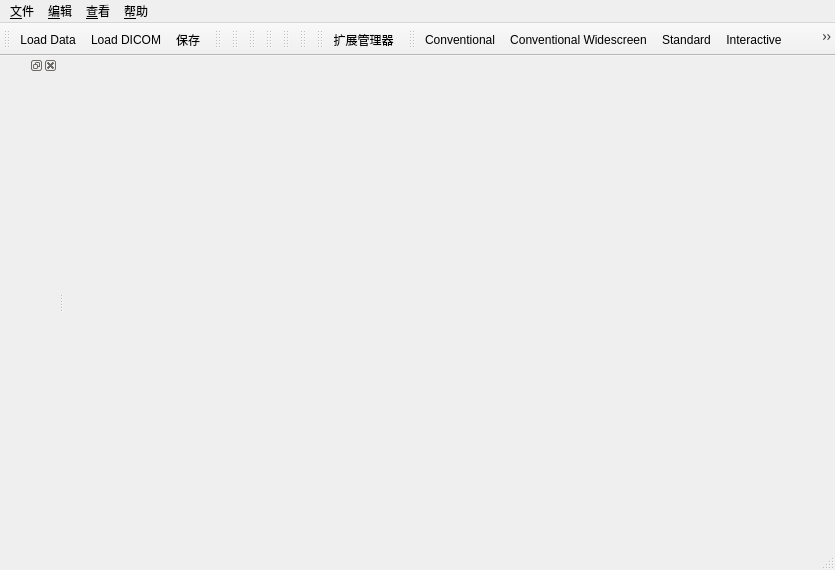
<?xml version="1.0" encoding="UTF-8"?>
<ui version="4.0">
 <class>qSlicerMainWindow</class>
 <widget class="QMainWindow" name="qSlicerMainWindow">
  <property name="geometry">
   <rect>
    <x>0</x>
    <y>0</y>
    <width>835</width>
    <height>570</height>
   </rect>
  </property>
  <widget class="QWidget" name="CentralWidget"/>
  <widget class="QStatusBar" name="StatusBar"/>
  <widget class="QDockWidget" name="PanelDockWidget">
   <property name="features">
    <set>QDockWidget::AllDockWidgetFeatures</set>
   </property>
   <property name="allowedAreas">
    <set>Qt::LeftDockWidgetArea|Qt::RightDockWidgetArea</set>
   </property>
   <attribute name="dockWidgetArea">
    <number>1</number>
   </attribute>
   <widget class="QWidget" name="dockWidgetContents">
    <property name="sizePolicy">
     <sizepolicy hsizetype="Minimum" vsizetype="Preferred">
      <horstretch>0</horstretch>
      <verstretch>0</verstretch>
     </sizepolicy>
    </property>
    <layout class="QVBoxLayout" name="verticalLayout">
     <property name="spacing">
      <number>2</number>
     </property>
     <property name="leftMargin">
      <number>0</number>
     </property>
     <property name="topMargin">
      <number>2</number>
     </property>
     <property name="rightMargin">
      <number>0</number>
     </property>
     <property name="bottomMargin">
      <number>0</number>
     </property>
     <item>
      <widget class="QLabel" name="LogoLabel">
       <property name="alignment">
        <set>Qt::AlignLeading|Qt::AlignLeft|Qt::AlignTop</set>
       </property>
      </widget>
     </item>
     <item>
      <widget class="qSlicerModulePanel" name="ModulePanel" native="true"/>
     </item>
     <item>
      <widget class="ctkCollapsibleButton" name="DataProbeCollapsibleWidget" native="true">
       <property name="sizePolicy">
        <sizepolicy hsizetype="Preferred" vsizetype="Preferred">
         <horstretch>0</horstretch>
         <verstretch>0</verstretch>
        </sizepolicy>
       </property>
       <property name="text" stdset="0">
        <string>Data Probe</string>
       </property>
       <layout class="QHBoxLayout" name="horizontalLayout"/>
      </widget>
     </item>
    </layout>
   </widget>
  </widget>
  <widget class="QToolBar" name="MainToolBar">
   <property name="windowTitle">
    <string>Load/Save</string>
   </property>
   <attribute name="toolBarArea">
    <enum>TopToolBarArea</enum>
   </attribute>
   <attribute name="toolBarBreak">
    <bool>false</bool>
   </attribute>
   <addaction name="FileLoadDataAction"/>
   <addaction name="LoadDICOMAction"/>
   <addaction name="FileSaveSceneAction"/>
  </widget>
  <widget class="QToolBar" name="ModuleToolBar">
   <property name="windowTitle">
    <string>Favorite Modules</string>
   </property>
   <attribute name="toolBarArea">
    <enum>TopToolBarArea</enum>
   </attribute>
   <attribute name="toolBarBreak">
    <bool>false</bool>
   </attribute>
  </widget>
  <widget class="QToolBar" name="UndoRedoToolBar">
   <property name="windowTitle">
    <string>Undo Redo ToolBar</string>
   </property>
   <attribute name="toolBarArea">
    <enum>TopToolBarArea</enum>
   </attribute>
   <attribute name="toolBarBreak">
    <bool>false</bool>
   </attribute>
  </widget>
  <widget class="QToolBar" name="ViewToolBar">
   <property name="windowTitle">
    <string>Layout Selection</string>
   </property>
   <attribute name="toolBarArea">
    <enum>TopToolBarArea</enum>
   </attribute>
   <attribute name="toolBarBreak">
    <bool>false</bool>
   </attribute>
  </widget>
  <widget class="qSlicerMouseModeToolBar" name="MouseModeToolBar">
   <property name="enabled">
    <bool>false</bool>
   </property>
   <property name="windowTitle">
    <string>Mouse Interaction</string>
   </property>
   <attribute name="toolBarArea">
    <enum>TopToolBarArea</enum>
   </attribute>
   <attribute name="toolBarBreak">
    <bool>false</bool>
   </attribute>
  </widget>
  <widget class="qMRMLCaptureToolBar" name="CaptureToolBar">
   <property name="enabled">
    <bool>false</bool>
   </property>
   <property name="windowTitle">
    <string>Capture/Restore</string>
   </property>
   <attribute name="toolBarArea">
    <enum>TopToolBarArea</enum>
   </attribute>
   <attribute name="toolBarBreak">
    <bool>false</bool>
   </attribute>
  </widget>
  <widget class="qSlicerViewersToolBar" name="ViewersToolBar">
   <property name="windowTitle">
    <string>Crosshair Selection</string>
   </property>
   <attribute name="toolBarArea">
    <enum>TopToolBarArea</enum>
   </attribute>
   <attribute name="toolBarBreak">
    <bool>false</bool>
   </attribute>
  </widget>
  <widget class="QToolBar" name="DialogToolBar">
   <property name="windowTitle">
    <string>Extensions</string>
   </property>
   <attribute name="toolBarArea">
    <enum>TopToolBarArea</enum>
   </attribute>
   <attribute name="toolBarBreak">
    <bool>false</bool>
   </attribute>
   <addaction name="ViewExtensionsManagerAction"/>
  </widget>
  <widget class="QToolBar" name="LayoutToolBar">
   <property name="windowTitle">
    <string>Layout ToolBar</string>
   </property>
   <attribute name="toolBarArea">
    <enum>TopToolBarArea</enum>
   </attribute>
   <attribute name="toolBarBreak">
    <bool>false</bool>
   </attribute>
   <addaction name="ViewLayoutConventionalAction"/>
   <addaction name="ViewLayoutConventionalWidescreenAction"/>
   <addaction name="ViewLayoutConventionalQuantitativeAction"/>
   <addaction name="ViewLayoutConventionalPlotAction"/>
   <addaction name="ViewLayoutFourUpAction"/>
   <addaction name="ViewLayoutFourUpQuantitativeAction"/>
   <addaction name="ViewLayoutFourUpPlotAction"/>
   <addaction name="ViewLayoutDual3DAction"/>
   <addaction name="ViewLayoutTriple3DAction"/>
   <addaction name="ViewLayoutOneUp3DAction"/>
   <addaction name="ViewLayout3DTableAction"/>
   <addaction name="ViewLayoutOneUpQuantitativeAction"/>
   <addaction name="ViewLayoutOneUpPlotAction"/>
   <addaction name="ViewLayoutOneUpRedSliceAction"/>
   <addaction name="ViewLayoutOneUpYellowSliceAction"/>
   <addaction name="ViewLayoutOneUpGreenSliceAction"/>
   <addaction name="ViewLayoutTabbed3DAction"/>
   <addaction name="ViewLayoutTabbedSliceAction"/>
   <addaction name="ViewLayoutCompareAction"/>
   <addaction name="ViewLayoutCompareWidescreenAction"/>
   <addaction name="ViewLayoutCompareGridAction"/>
   <addaction name="ViewLayoutThreeOverThreeAction"/>
   <addaction name="ViewLayoutThreeOverThreeQuantitativeAction"/>
   <addaction name="ViewLayoutThreeOverThreePlotAction"/>
   <addaction name="ViewLayoutFourOverFourAction"/>
   <addaction name="ViewLayoutSideBySideAction"/>
   <addaction name="ViewLayoutFourByThreeSliceAction"/>
   <addaction name="ViewLayoutFourByTwoSliceAction"/>
   <addaction name="ViewLayoutFiveByTwoSliceAction"/>
   <addaction name="ViewLayoutThreeByThreeSliceAction"/>
  </widget>
  <widget class="QMenuBar" name="menubar">
   <property name="geometry">
    <rect>
     <x>0</x>
     <y>0</y>
     <width>835</width>
     <height>23</height>
    </rect>
   </property>
   <widget class="QMenu" name="FileMenu">
    <property name="title">
     <string>&amp;文件</string>
    </property>
    <widget class="QMenu" name="RecentlyLoadedMenu">
     <property name="title">
      <string>最近加载</string>
     </property>
    </widget>
    <addaction name="FileAddDataAction"/>
    <addaction name="FileSaveSceneAction"/>
    <addaction name="RecentlyLoadedMenu"/>
    <addaction name="FileCloseSceneAction"/>
    <addaction name="separator"/>
    <addaction name="FileExitAction"/>
    <addaction name="separator"/>
   </widget>
   <widget class="QMenu" name="EditMenu">
    <property name="title">
     <string>&amp;编辑</string>
    </property>
    <addaction name="EditApplicationSettingsAction"/>
    <addaction name="CutAction"/>
    <addaction name="CopyAction"/>
    <addaction name="PasteAction"/>
    <addaction name="separator"/>
    <addaction name="EditRecordMacroAction"/>
    <addaction name="EditPlayMacroAction"/>
   </widget>
   <widget class="QMenu" name="ViewMenu">
    <property name="title">
     <string>&amp;查看</string>
    </property>
    <widget class="QMenu" name="LayoutMenu">
     <property name="title">
      <string>布局</string>
     </property>
     <property name="icon">
      <iconset resource="../../../../Libs/MRML/Widgets/Resources/qMRMLWidgets.qrc">
       <normaloff>:/Icons/LayoutChooseView.png</normaloff>:/Icons/LayoutChooseView.png</iconset>
     </property>
     <widget class="QMenu" name="menuConventionalQuantitative">
      <property name="title">
       <string>Conventional Quantitative</string>
      </property>
      <property name="icon">
       <iconset resource="../../../../Libs/MRML/Widgets/Resources/qMRMLWidgets.qrc">
        <normaloff>:/Icons/LayoutConvetionalQuantitativeView.png</normaloff>:/Icons/LayoutConvetionalQuantitativeView.png</iconset>
      </property>
      <addaction name="ViewLayoutConventionalQuantitativeAction"/>
      <addaction name="ViewLayoutConventionalPlotAction"/>
     </widget>
     <widget class="QMenu" name="menuFourUpQuantitative">
      <property name="title">
       <string>Four-Up Quantitative</string>
      </property>
      <property name="icon">
       <iconset resource="../../../../Libs/MRML/Widgets/Resources/qMRMLWidgets.qrc">
        <normaloff>:/Icons/LayoutFourUpQuantitativeView.png</normaloff>:/Icons/LayoutFourUpQuantitativeView.png</iconset>
      </property>
      <addaction name="ViewLayoutFourUpQuantitativeAction"/>
      <addaction name="ViewLayoutFourUpPlotAction"/>
      <addaction name="ViewLayoutFourUpPlotTableAction"/>
     </widget>
     <widget class="QMenu" name="menuOneUpQuantitative">
      <property name="title">
       <string>One-Up Quantitative</string>
      </property>
      <property name="icon">
       <iconset resource="../../../../Libs/MRML/Widgets/Resources/qMRMLWidgets.qrc">
        <normaloff>:/Icons/LayoutOneUpQuantitativeView.png</normaloff>:/Icons/LayoutOneUpQuantitativeView.png</iconset>
      </property>
      <addaction name="ViewLayoutOneUpQuantitativeAction"/>
      <addaction name="ViewLayoutOneUpPlotAction"/>
     </widget>
     <widget class="QMenu" name="menuThreeOverThreeQuantitative">
      <property name="title">
       <string>Three over three Quantitative</string>
      </property>
      <property name="icon">
       <iconset resource="../../../../Libs/MRML/Widgets/Resources/qMRMLWidgets.qrc">
        <normaloff>:/Icons/LayoutThreeOverThreeQuantitativeView.png</normaloff>:/Icons/LayoutThreeOverThreeQuantitativeView.png</iconset>
      </property>
      <addaction name="ViewLayoutThreeOverThreeQuantitativeAction"/>
      <addaction name="ViewLayoutThreeOverThreePlotAction"/>
     </widget>
     <addaction name="ViewLayoutConventionalAction"/>
     <addaction name="ViewLayoutConventionalWidescreenAction"/>
     <addaction name="menuConventionalQuantitative"/>
     <addaction name="ViewLayoutFourUpAction"/>
     <addaction name="ViewLayoutFourUpTableAction"/>
     <addaction name="menuFourUpQuantitative"/>
     <addaction name="ViewLayoutDual3DAction"/>
     <addaction name="ViewLayoutTriple3DAction"/>
     <addaction name="ViewLayoutOneUp3DAction"/>
     <addaction name="ViewLayout3DTableAction"/>
     <addaction name="menuOneUpQuantitative"/>
     <addaction name="ViewLayoutOneUpRedSliceAction"/>
     <addaction name="ViewLayoutOneUpYellowSliceAction"/>
     <addaction name="ViewLayoutOneUpGreenSliceAction"/>
     <addaction name="ViewLayoutTabbed3DAction"/>
     <addaction name="ViewLayoutTabbedSliceAction"/>
     <addaction name="ViewLayoutCompareAction"/>
     <addaction name="ViewLayoutCompareWidescreenAction"/>
     <addaction name="ViewLayoutCompareGridAction"/>
     <addaction name="ViewLayoutThreeOverThreeAction"/>
     <addaction name="menuThreeOverThreeQuantitative"/>
     <addaction name="ViewLayoutFourOverFourAction"/>
     <addaction name="ViewLayoutTwoOverTwoAction"/>
     <addaction name="ViewLayoutSideBySideAction"/>
     <addaction name="ViewLayoutFourByThreeSliceAction"/>
     <addaction name="ViewLayoutFourByTwoSliceAction"/>
     <addaction name="ViewLayoutThreeByThreeSliceAction"/>
    </widget>
    <widget class="QMenu" name="WindowToolBarsMenu">
     <property name="title">
      <string>&amp;工具栏</string>
     </property>
    </widget>
    <addaction name="ViewExtensionsManagerAction"/>
    <addaction name="separator"/>
    <addaction name="WindowToolBarsMenu"/>
    <addaction name="LayoutMenu"/>
    <addaction name="WindowToolbarsResetToDefaultAction"/>
    <addaction name="ModuleHomeAction"/>
    <addaction name="separator"/>
    <addaction name="WindowErrorLogAction"/>
    <addaction name="separator"/>
   </widget>
   <widget class="QMenu" name="HelpMenu">
    <property name="title">
     <string>&amp;帮助</string>
    </property>
   </widget>
   <addaction name="FileMenu"/>
   <addaction name="EditMenu"/>
   <addaction name="ViewMenu"/>
   <addaction name="HelpMenu"/>
  </widget>
  <action name="FileLoadSceneAction">
   <property name="icon">
    <iconset resource="../../../QTGUI/Resources/qSlicerBaseQTGUI.qrc">
     <normaloff>:/Icons/Small/SlicerLoadScene.png</normaloff>:/Icons/Small/SlicerLoadScene.png</iconset>
   </property>
   <property name="text">
    <string>Load Scene</string>
   </property>
   <property name="toolTip">
    <string>Raise a file browser to select a scene (mrml, xcat or xml) to load. It first clears any existing scene in Slicer and resets the application state.</string>
   </property>
  </action>
  <action name="FileLoadDataAction">
   <property name="icon">
    <iconset resource="../../../QTGUI/Resources/qSlicerBaseQTGUI.qrc">
     <normaloff>:/Icons/Small/SlicerLoadData.png</normaloff>:/Icons/Small/SlicerLoadData.png</iconset>
   </property>
   <property name="text">
    <string>Load Data</string>
   </property>
   <property name="toolTip">
    <string>Raise an &quot;Add Data&quot; widget that allows you to select individual datasets to add to the existing scene. This load option is most useful when you want to load many different data types at once (volumes, models, etc.) which may not yet be described by a scene file.</string>
   </property>
  </action>
  <action name="LoadDICOMAction">
   <property name="icon">
    <iconset resource="../../../QTGUI/Resources/qSlicerBaseQTGUI.qrc">
     <normaloff>:/Icons/Small/SlicerLoadDICOM.png</normaloff>:/Icons/Small/SlicerLoadDICOM.png</iconset>
   </property>
   <property name="text">
    <string>Load DICOM</string>
   </property>
   <property name="toolTip">
    <string>Raise the DICOM module for loading DICOM datasets.</string>
   </property>
  </action>
  <action name="FileImportSceneAction">
   <property name="icon">
    <iconset resource="../../../QTGUI/Resources/qSlicerBaseQTGUI.qrc">
     <normaloff>:/Icons/Medium/SlicerAddScene.png</normaloff>:/Icons/Medium/SlicerAddScene.png</iconset>
   </property>
   <property name="text">
    <string>Import Scene</string>
   </property>
   <property name="toolTip">
    <string>Raise a file browser to navigate and select a scene file to be added to the existing scene. The scene is not cleared.</string>
   </property>
  </action>
  <action name="FileAddDataAction">
   <property name="icon">
    <iconset resource="../../../QTGUI/Resources/qSlicerBaseQTGUI.qrc">
     <normaloff>:/Icons/Small/SlicerLoadData.png</normaloff>:/Icons/Small/SlicerLoadData.png</iconset>
   </property>
   <property name="text">
    <string>&amp;添加数据</string>
   </property>
   <property name="toolTip">
    <string>Raise an &quot;Add Data&quot; widget that allows you to select individual datasets to add to the existing scene. This load option is most useful when you want to load many different data types at once (volumes, models, etc.) which may not yet be described by a scene file.</string>
   </property>
   <property name="shortcut">
    <string>Ctrl+O</string>
   </property>
  </action>
  <action name="FileAddVolumeAction">
   <property name="icon">
    <iconset resource="../../../QTGUI/Resources/qSlicerBaseQTGUI.qrc">
     <normaloff>:/Icons/Medium/SlicerAddVolume.png</normaloff>:/Icons/Medium/SlicerAddVolume.png</iconset>
   </property>
   <property name="text">
    <string>Add Volume</string>
   </property>
   <property name="toolTip">
    <string>Raise an &quot;Add Volume&quot; widget that allows you to select a volumetric dataset to add to the existing scene. The &quot;Volume Options&quot; panel can be used to clarify how a selected dataset should be loaded and displayed.</string>
   </property>
  </action>
  <action name="FileAddTransformAction">
   <property name="icon">
    <iconset resource="../../../QTGUI/Resources/qSlicerBaseQTGUI.qrc">
     <normaloff>:/Icons/Medium/SlicerAddTransform.png</normaloff>:/Icons/Medium/SlicerAddTransform.png</iconset>
   </property>
   <property name="text">
    <string>Add Transform</string>
   </property>
   <property name="toolTip">
    <string>Raise a standard file browser that allows you to select a transform to the existing scene.</string>
   </property>
  </action>
  <action name="FileSaveSceneAction">
   <property name="icon">
    <iconset resource="../../../QTGUI/Resources/qSlicerBaseQTGUI.qrc">
     <normaloff>:/Icons/Small/SlicerSave.png</normaloff>:/Icons/Small/SlicerSave.png</iconset>
   </property>
   <property name="text">
    <string>保存</string>
   </property>
   <property name="toolTip">
    <string>Display the &quot;Save Data&quot; widget, which offers many options for saving a scene and/or individual datasets.</string>
   </property>
   <property name="shortcut">
    <string>Ctrl+S</string>
   </property>
  </action>
  <action name="SDBSaveToDirectoryAction">
   <property name="icon">
    <iconset resource="../../../QTGUI/Resources/qSlicerBaseQTGUI.qrc">
     <normaloff>:/Icons/Small/SlicerSave.png</normaloff>:/Icons/Small/SlicerSave.png</iconset>
   </property>
   <property name="text">
    <string>Save Scene To Directory</string>
   </property>
   <property name="toolTip">
    <string>UNDER CONSTRUCTION: Save the current scene to a stand alone directory.</string>
   </property>
  </action>
  <action name="SDBSaveToMRBAction">
   <property name="icon">
    <iconset resource="../../../QTGUI/Resources/qSlicerBaseQTGUI.qrc">
     <normaloff>:/Icons/Small/SlicerSave.png</normaloff>:/Icons/Small/SlicerSave.png</iconset>
   </property>
   <property name="text">
    <string>Save Scene to MRB File</string>
   </property>
   <property name="toolTip">
    <string>Create a Medical Reality Bundle containing the scene.</string>
   </property>
  </action>
  <action name="FileCloseSceneAction">
   <property name="icon">
    <iconset resource="../../../QTGUI/Resources/qSlicerBaseQTGUI.qrc">
     <normaloff>:/Icons/Small/SlicerCloseScene.png</normaloff>:/Icons/Small/SlicerCloseScene.png</iconset>
   </property>
   <property name="text">
    <string>近景</string>
   </property>
   <property name="toolTip">
    <string>Close the current scene and reset the application state. </string>
   </property>
   <property name="shortcut">
    <string>Ctrl+W</string>
   </property>
  </action>
  <action name="FileExitAction">
   <property name="text">
    <string>&amp;退出</string>
   </property>
   <property name="iconText">
    <string>Exit</string>
   </property>
   <property name="toolTip">
    <string>Quit the application</string>
   </property>
  </action>
  <action name="EditUndoAction">
   <property name="icon">
    <iconset resource="../../../QTGUI/Resources/qSlicerBaseQTGUI.qrc">
     <normaloff>:/Icons/Small/SlicerUndo.png</normaloff>:/Icons/Small/SlicerUndo.png</iconset>
   </property>
   <property name="text">
    <string>Undo</string>
   </property>
   <property name="toolTip">
    <string>Undo the history of undoable commands, from last to first.</string>
   </property>
   <property name="shortcut">
    <string>Ctrl+Z</string>
   </property>
  </action>
  <action name="EditRedoAction">
   <property name="icon">
    <iconset resource="../../../QTGUI/Resources/qSlicerBaseQTGUI.qrc">
     <normaloff>:/Icons/Small/SlicerRedo.png</normaloff>:/Icons/Small/SlicerRedo.png</iconset>
   </property>
   <property name="text">
    <string>Redo</string>
   </property>
   <property name="toolTip">
    <string>Redo the history of commands most recently undone, from last to first.</string>
   </property>
   <property name="shortcut">
    <string>Ctrl+Y</string>
   </property>
  </action>
  <action name="EditEditBoxAction">
   <property name="text">
    <string>Edit Box</string>
   </property>
   <property name="toolTip">
    <string>Raise the Edit-box, a lightweight image editing tool.</string>
   </property>
   <property name="shortcut">
    <string>Space</string>
   </property>
  </action>
  <action name="EditNewFiducialListAction">
   <property name="text">
    <string>New Fiducial List</string>
   </property>
   <property name="toolTip">
    <string>Create a new list of fiducial points.</string>
   </property>
   <property name="shortcut">
    <string>Ctrl+L</string>
   </property>
  </action>
  <action name="ViewExtensionsManagerAction">
   <property name="icon">
    <iconset resource="../../../QTGUI/Resources/qSlicerBaseQTGUI.qrc">
     <normaloff>:/Icons/ExtensionDefaultIcon.png</normaloff>:/Icons/ExtensionDefaultIcon.png</iconset>
   </property>
   <property name="text">
    <string>扩展管理器</string>
   </property>
   <property name="toolTip">
    <string>Raise the &quot;Extensions Manager&quot; wizard that provides status and information about available extensions</string>
   </property>
   <property name="shortcut">
    <string>Ctrl+4</string>
   </property>
  </action>
  <action name="ViewCacheRemoteIOManagerAction">
   <property name="text">
    <string>Cache &amp; Remote I/O Manager</string>
   </property>
   <property name="toolTip">
    <string>The Cache and Remote Data Handling interface provides status and information about all remote data transfers, and allows some control over the local cache.</string>
   </property>
  </action>
  <action name="EditApplicationSettingsAction">
   <property name="text">
    <string>应用设置</string>
   </property>
   <property name="toolTip">
    <string>The Application Settings provides options for controlling the application's user interface preferences into the application registry, so they are preserved across sessions.</string>
   </property>
   <property name="shortcut">
    <string>Ctrl+2</string>
   </property>
  </action>
  <action name="CutAction">
   <property name="icon">
    <iconset resource="../../../QTGUI/Resources/qSlicerBaseQTGUI.qrc">
     <normaloff>:/Icons/Small/SlicerEditCut.png</normaloff>:/Icons/Small/SlicerEditCut.png</iconset>
   </property>
   <property name="text">
    <string>裁剪</string>
   </property>
   <property name="toolTip">
    <string>Cut currently selected item and place in clipboard</string>
   </property>
   <property name="shortcut">
    <string>Ctrl+X</string>
   </property>
  </action>
  <action name="CopyAction">
   <property name="icon">
    <iconset resource="../../../QTGUI/Resources/qSlicerBaseQTGUI.qrc">
     <normaloff>:/Icons/Small/SlicerEditCopy.png</normaloff>:/Icons/Small/SlicerEditCopy.png</iconset>
   </property>
   <property name="text">
    <string>复制</string>
   </property>
   <property name="toolTip">
    <string>Copy currently selected item to clipboard</string>
   </property>
   <property name="shortcut">
    <string>Ctrl+C</string>
   </property>
  </action>
  <action name="PasteAction">
   <property name="icon">
    <iconset resource="../../../QTGUI/Resources/qSlicerBaseQTGUI.qrc">
     <normaloff>:/Icons/Small/SlicerEditPaste.png</normaloff>:/Icons/Small/SlicerEditPaste.png</iconset>
   </property>
   <property name="text">
    <string>粘贴</string>
   </property>
   <property name="toolTip">
    <string>Paste the current contents of the clipboard</string>
   </property>
   <property name="shortcut">
    <string>Ctrl+V</string>
   </property>
  </action>
  <action name="WindowMaximizeViewAction">
   <property name="checkable">
    <bool>true</bool>
   </property>
   <property name="checked">
    <bool>true</bool>
   </property>
   <property name="text">
    <string>&amp;Maximize view</string>
   </property>
   <property name="toolTip">
    <string>Maximize/Minimize the current view.</string>
   </property>
   <property name="shortcut">
    <string>Ctrl+6</string>
   </property>
  </action>
  <action name="WindowErrorLogAction">
   <property name="text">
    <string>&amp;错误日志</string>
   </property>
   <property name="toolTip">
    <string>Raise the error log display.</string>
   </property>
   <property name="shortcut">
    <string>Ctrl+0</string>
   </property>
  </action>
  <action name="FeedbackReportUsabilityIssueAction">
   <property name="text">
    <string>Feedback: report usability issue (www)</string>
   </property>
   <property name="toolTip">
    <string>Create a topic at the Slicer forum (https://discourse.slicer.org) to report any usability issues and make suggestions how to address them.</string>
   </property>
  </action>
  <action name="FeedbackMakeFeatureRequestAction">
   <property name="text">
    <string>Feedback: make a feature request (www)</string>
   </property>
   <property name="toolTip">
    <string>Create a topic at the Slicer forum (https://discourse.slicer.org) to request a new feature.</string>
   </property>
  </action>
  <action name="DebugLoadModuleAction">
   <property name="text">
    <string>Load Module</string>
   </property>
  </action>
  <action name="ViewLayoutConventionalAction">
   <property name="icon">
    <iconset resource="../../../../Libs/MRML/Widgets/Resources/qMRMLWidgets.qrc">
     <normaloff>:/Icons/LayoutConventionalView.png</normaloff>:/Icons/LayoutConventionalView.png</iconset>
   </property>
   <property name="text">
    <string>Conventional</string>
   </property>
   <property name="iconVisibleInMenu">
    <bool>true</bool>
   </property>
  </action>
  <action name="ViewLayoutConventionalQuantitativeAction">
   <property name="icon">
    <iconset resource="../../../../Libs/MRML/Widgets/Resources/qMRMLWidgets.qrc">
     <normaloff>:/Icons/LayoutConvetionalQuantitativeView.png</normaloff>:/Icons/LayoutConvetionalQuantitativeView.png</iconset>
   </property>
   <property name="text">
    <string>Standard</string>
   </property>
   <property name="toolTip">
    <string>Conventional Quantitative uses jqPlot</string>
   </property>
   <property name="iconVisibleInMenu">
    <bool>true</bool>
   </property>
  </action>
  <action name="ViewLayoutFourUpAction">
   <property name="icon">
    <iconset resource="../../../../Libs/MRML/Widgets/Resources/qMRMLWidgets.qrc">
     <normaloff>:/Icons/LayoutFourUpView.png</normaloff>:/Icons/LayoutFourUpView.png</iconset>
   </property>
   <property name="text">
    <string>Four-Up</string>
   </property>
   <property name="iconVisibleInMenu">
    <bool>true</bool>
   </property>
  </action>
  <action name="ViewLayoutFourUpQuantitativeAction">
   <property name="icon">
    <iconset resource="../../../../Libs/MRML/Widgets/Resources/qMRMLWidgets.qrc">
     <normaloff>:/Icons/LayoutFourUpQuantitativeView.png</normaloff>:/Icons/LayoutFourUpQuantitativeView.png</iconset>
   </property>
   <property name="text">
    <string>Standard</string>
   </property>
   <property name="toolTip">
    <string>Four-Up Quantitative uses jqPlot</string>
   </property>
   <property name="iconVisibleInMenu">
    <bool>true</bool>
   </property>
  </action>
  <action name="ViewLayoutDual3DAction">
   <property name="icon">
    <iconset resource="../../../../Libs/MRML/Widgets/Resources/qMRMLWidgets.qrc">
     <normaloff>:/Icons/LayoutDual3DView.png</normaloff>:/Icons/LayoutDual3DView.png</iconset>
   </property>
   <property name="text">
    <string>Dual 3D</string>
   </property>
   <property name="iconVisibleInMenu">
    <bool>true</bool>
   </property>
  </action>
  <action name="ViewLayoutOneUp3DAction">
   <property name="icon">
    <iconset resource="../../../../Libs/MRML/Widgets/Resources/qMRMLWidgets.qrc">
     <normaloff>:/Icons/LayoutOneUp3DView.png</normaloff>:/Icons/LayoutOneUp3DView.png</iconset>
   </property>
   <property name="text">
    <string>3D only</string>
   </property>
   <property name="iconVisibleInMenu">
    <bool>true</bool>
   </property>
  </action>
  <action name="ViewLayout3DTableAction">
   <property name="icon">
    <iconset resource="../../../../Libs/MRML/Widgets/Resources/qMRMLWidgets.qrc">
     <normaloff>:/Icons/Layout3DTableView.png</normaloff>:/Icons/Layout3DTableView.png</iconset>
   </property>
   <property name="text">
    <string>3D Table</string>
   </property>
   <property name="iconVisibleInMenu">
    <bool>true</bool>
   </property>
  </action>
  <action name="ViewLayoutOneUpQuantitativeAction">
   <property name="icon">
    <iconset resource="../../../../Libs/MRML/Widgets/Resources/qMRMLWidgets.qrc">
     <normaloff>:/Icons/LayoutOneUpQuantitativeView.png</normaloff>:/Icons/LayoutOneUpQuantitativeView.png</iconset>
   </property>
   <property name="text">
    <string>Standard</string>
   </property>
   <property name="toolTip">
    <string>One-Up Quantitative uses jqPlot</string>
   </property>
   <property name="iconVisibleInMenu">
    <bool>true</bool>
   </property>
  </action>
  <action name="ViewLayoutOneUpRedSliceAction">
   <property name="icon">
    <iconset resource="../../../../Libs/MRML/Widgets/Resources/qMRMLWidgets.qrc">
     <normaloff>:/Icons/LayoutOneUpRedSliceView.png</normaloff>:/Icons/LayoutOneUpRedSliceView.png</iconset>
   </property>
   <property name="text">
    <string>Red slice only</string>
   </property>
   <property name="iconVisibleInMenu">
    <bool>true</bool>
   </property>
  </action>
  <action name="ViewLayoutOneUpYellowSliceAction">
   <property name="icon">
    <iconset resource="../../../../Libs/MRML/Widgets/Resources/qMRMLWidgets.qrc">
     <normaloff>:/Icons/LayoutOneUpYellowSliceView.png</normaloff>:/Icons/LayoutOneUpYellowSliceView.png</iconset>
   </property>
   <property name="text">
    <string>Yellow slice only</string>
   </property>
   <property name="iconVisibleInMenu">
    <bool>true</bool>
   </property>
  </action>
  <action name="ViewLayoutOneUpGreenSliceAction">
   <property name="icon">
    <iconset resource="../../../../Libs/MRML/Widgets/Resources/qMRMLWidgets.qrc">
     <normaloff>:/Icons/LayoutOneUpGreenSliceView.png</normaloff>:/Icons/LayoutOneUpGreenSliceView.png</iconset>
   </property>
   <property name="text">
    <string>Green slice only</string>
   </property>
   <property name="iconVisibleInMenu">
    <bool>true</bool>
   </property>
  </action>
  <action name="ViewLayoutTabbed3DAction">
   <property name="icon">
    <iconset resource="../../../../Libs/MRML/Widgets/Resources/qMRMLWidgets.qrc">
     <normaloff>:/Icons/LayoutTabbed3DView.png</normaloff>:/Icons/LayoutTabbed3DView.png</iconset>
   </property>
   <property name="text">
    <string>Tabbed 3D</string>
   </property>
   <property name="iconVisibleInMenu">
    <bool>true</bool>
   </property>
  </action>
  <action name="ViewLayoutTabbedSliceAction">
   <property name="icon">
    <iconset resource="../../../../Libs/MRML/Widgets/Resources/qMRMLWidgets.qrc">
     <normaloff>:/Icons/LayoutTabbedSliceView.png</normaloff>:/Icons/LayoutTabbedSliceView.png</iconset>
   </property>
   <property name="text">
    <string>Tabbed slice</string>
   </property>
   <property name="iconVisibleInMenu">
    <bool>true</bool>
   </property>
  </action>
  <action name="ViewLayoutCompareAction">
   <property name="icon">
    <iconset resource="../../../../Libs/MRML/Widgets/Resources/qMRMLWidgets.qrc">
     <normaloff>:/Icons/LayoutCompareView.png</normaloff>:/Icons/LayoutCompareView.png</iconset>
   </property>
   <property name="text">
    <string>Compare</string>
   </property>
   <property name="iconVisibleInMenu">
    <bool>true</bool>
   </property>
  </action>
  <action name="ViewLayoutCompareWidescreenAction">
   <property name="icon">
    <iconset resource="../../../../Libs/MRML/Widgets/Resources/qMRMLWidgets.qrc">
     <normaloff>:/Icons/LayoutSideBySideCompareView.png</normaloff>:/Icons/LayoutSideBySideCompareView.png</iconset>
   </property>
   <property name="text">
    <string>Compare Widescreen</string>
   </property>
   <property name="toolTip">
    <string>Compare Widescreen</string>
   </property>
   <property name="iconVisibleInMenu">
    <bool>true</bool>
   </property>
  </action>
  <action name="ViewLayoutTwoOverTwoAction">
   <property name="icon">
    <iconset resource="../../../../Libs/MRML/Widgets/Resources/qMRMLWidgets.qrc">
     <normaloff>:/Icons/LayoutTwoOverTwoView.png</normaloff>:/Icons/LayoutTwoOverTwoView.png</iconset>
   </property>
   <property name="text">
    <string>Two over two</string>
   </property>
   <property name="toolTip">
    <string>Two over Two Layout</string>
   </property>
   <property name="iconVisibleInMenu">
    <bool>true</bool>
   </property>
  </action>
  <action name="ModuleHomeAction">
   <property name="icon">
    <iconset resource="../../../QTGUI/Resources/qSlicerBaseQTGUI.qrc">
     <normaloff>:/Icons/Medium/SlicerHome.png</normaloff>:/Icons/Medium/SlicerHome.png</iconset>
   </property>
   <property name="text">
    <string>首页</string>
   </property>
   <property name="toolTip">
    <string>Favorite module for easy access</string>
   </property>
   <property name="shortcut">
    <string>Ctrl+H</string>
   </property>
   <property name="iconVisibleInMenu">
    <bool>true</bool>
   </property>
  </action>
  <action name="ViewLayoutConventionalWidescreenAction">
   <property name="icon">
    <iconset resource="../../../../Libs/MRML/Widgets/Resources/qMRMLWidgets.qrc">
     <normaloff>:/Icons/LayoutConventionalWidescreenView.png</normaloff>:/Icons/LayoutConventionalWidescreenView.png</iconset>
   </property>
   <property name="text">
    <string>Conventional Widescreen</string>
   </property>
  </action>
  <action name="ViewLayoutTriple3DAction">
   <property name="icon">
    <iconset resource="../../../../Libs/MRML/Widgets/Resources/qMRMLWidgets.qrc">
     <normaloff>:/Icons/LayoutTriple3DView.png</normaloff>:/Icons/LayoutTriple3DView.png</iconset>
   </property>
   <property name="text">
    <string>Triple 3D</string>
   </property>
  </action>
  <action name="ViewLayoutThreeOverThreeAction">
   <property name="icon">
    <iconset resource="../../../../Libs/MRML/Widgets/Resources/qMRMLWidgets.qrc">
     <normaloff>:/Icons/LayoutThreeOverThreeView.png</normaloff>:/Icons/LayoutThreeOverThreeView.png</iconset>
   </property>
   <property name="text">
    <string>Three over three</string>
   </property>
  </action>
  <action name="ViewLayoutFourOverFourAction">
   <property name="icon">
    <iconset resource="../../../../Libs/MRML/Widgets/Resources/qMRMLWidgets.qrc">
     <normaloff>:/Icons/LayoutFourOverFourView.png</normaloff>:/Icons/LayoutFourOverFourView.png</iconset>
   </property>
   <property name="text">
    <string>Four over four</string>
   </property>
  </action>
  <action name="ViewLayoutCompare_2_viewersAction">
   <property name="icon">
    <iconset resource="../../../../Libs/MRML/Widgets/Resources/qMRMLWidgets.qrc">
     <normaloff>:/Icons/LayoutCompareView.png</normaloff>:/Icons/LayoutCompareView.png</iconset>
   </property>
   <property name="text">
    <string>2 viewers</string>
   </property>
  </action>
  <action name="ViewLayoutCompare_3_viewersAction">
   <property name="icon">
    <iconset resource="../../../../Libs/MRML/Widgets/Resources/qMRMLWidgets.qrc">
     <normaloff>:/Icons/LayoutCompareView.png</normaloff>:/Icons/LayoutCompareView.png</iconset>
   </property>
   <property name="text">
    <string>3 viewers</string>
   </property>
  </action>
  <action name="ViewLayoutCompare_4_viewersAction">
   <property name="icon">
    <iconset resource="../../../../Libs/MRML/Widgets/Resources/qMRMLWidgets.qrc">
     <normaloff>:/Icons/LayoutCompareView.png</normaloff>:/Icons/LayoutCompareView.png</iconset>
   </property>
   <property name="text">
    <string>4 viewers</string>
   </property>
  </action>
  <action name="ViewLayoutCompare_5_viewersAction">
   <property name="icon">
    <iconset resource="../../../../Libs/MRML/Widgets/Resources/qMRMLWidgets.qrc">
     <normaloff>:/Icons/LayoutCompareView.png</normaloff>:/Icons/LayoutCompareView.png</iconset>
   </property>
   <property name="text">
    <string>5 viewers</string>
   </property>
  </action>
  <action name="ViewLayoutCompare_6_viewersAction">
   <property name="icon">
    <iconset resource="../../../../Libs/MRML/Widgets/Resources/qMRMLWidgets.qrc">
     <normaloff>:/Icons/LayoutCompareView.png</normaloff>:/Icons/LayoutCompareView.png</iconset>
   </property>
   <property name="text">
    <string>6 viewers</string>
   </property>
  </action>
  <action name="ViewLayoutCompare_7_viewersAction">
   <property name="icon">
    <iconset resource="../../../../Libs/MRML/Widgets/Resources/qMRMLWidgets.qrc">
     <normaloff>:/Icons/LayoutCompareView.png</normaloff>:/Icons/LayoutCompareView.png</iconset>
   </property>
   <property name="text">
    <string>7 viewers</string>
   </property>
  </action>
  <action name="ViewLayoutCompare_8_viewersAction">
   <property name="icon">
    <iconset resource="../../../../Libs/MRML/Widgets/Resources/qMRMLWidgets.qrc">
     <normaloff>:/Icons/LayoutCompareView.png</normaloff>:/Icons/LayoutCompareView.png</iconset>
   </property>
   <property name="text">
    <string>8 viewers</string>
   </property>
  </action>
  <action name="ViewLayoutCompareWidescreen_2_viewersAction">
   <property name="icon">
    <iconset resource="../../../../Libs/MRML/Widgets/Resources/qMRMLWidgets.qrc">
     <normaloff>:/Icons/LayoutSideBySideCompareView.png</normaloff>:/Icons/LayoutSideBySideCompareView.png</iconset>
   </property>
   <property name="text">
    <string>2 viewers</string>
   </property>
  </action>
  <action name="ViewLayoutCompareWidescreen_3_viewersAction">
   <property name="icon">
    <iconset resource="../../../../Libs/MRML/Widgets/Resources/qMRMLWidgets.qrc">
     <normaloff>:/Icons/LayoutSideBySideCompareView.png</normaloff>:/Icons/LayoutSideBySideCompareView.png</iconset>
   </property>
   <property name="text">
    <string>3 viewers</string>
   </property>
  </action>
  <action name="ViewLayoutCompareWidescreen_4_viewersAction">
   <property name="icon">
    <iconset resource="../../../../Libs/MRML/Widgets/Resources/qMRMLWidgets.qrc">
     <normaloff>:/Icons/LayoutSideBySideCompareView.png</normaloff>:/Icons/LayoutSideBySideCompareView.png</iconset>
   </property>
   <property name="text">
    <string>4 viewers</string>
   </property>
  </action>
  <action name="ViewLayoutCompareWidescreen_5_viewersAction">
   <property name="icon">
    <iconset resource="../../../../Libs/MRML/Widgets/Resources/qMRMLWidgets.qrc">
     <normaloff>:/Icons/LayoutSideBySideCompareView.png</normaloff>:/Icons/LayoutSideBySideCompareView.png</iconset>
   </property>
   <property name="text">
    <string>5 viewers</string>
   </property>
  </action>
  <action name="ViewLayoutCompareWidescreen_6_viewersAction">
   <property name="icon">
    <iconset resource="../../../../Libs/MRML/Widgets/Resources/qMRMLWidgets.qrc">
     <normaloff>:/Icons/LayoutSideBySideCompareView.png</normaloff>:/Icons/LayoutSideBySideCompareView.png</iconset>
   </property>
   <property name="text">
    <string>6 viewers</string>
   </property>
  </action>
  <action name="ViewLayoutCompareWidescreen_7_viewersAction">
   <property name="icon">
    <iconset resource="../../../../Libs/MRML/Widgets/Resources/qMRMLWidgets.qrc">
     <normaloff>:/Icons/LayoutSideBySideCompareView.png</normaloff>:/Icons/LayoutSideBySideCompareView.png</iconset>
   </property>
   <property name="text">
    <string>7 viewers</string>
   </property>
  </action>
  <action name="ViewLayoutCompareWidescreen_8_viewersAction">
   <property name="icon">
    <iconset resource="../../../../Libs/MRML/Widgets/Resources/qMRMLWidgets.qrc">
     <normaloff>:/Icons/LayoutSideBySideCompareView.png</normaloff>:/Icons/LayoutSideBySideCompareView.png</iconset>
   </property>
   <property name="text">
    <string>8 viewers</string>
   </property>
  </action>
  <action name="ViewLayoutCompareGridAction">
   <property name="icon">
    <iconset resource="../../../../Libs/MRML/Widgets/Resources/qMRMLWidgets.qrc">
     <normaloff>:/Icons/LayoutCompareViewGrid.png</normaloff>:/Icons/LayoutCompareViewGrid.png</iconset>
   </property>
   <property name="text">
    <string>Compare Grid</string>
   </property>
  </action>
  <action name="ViewLayoutCompareGrid_2x2_viewersAction">
   <property name="icon">
    <iconset resource="../../../../Libs/MRML/Widgets/Resources/qMRMLWidgets.qrc">
     <normaloff>:/Icons/LayoutCompareViewGrid.png</normaloff>:/Icons/LayoutCompareViewGrid.png</iconset>
   </property>
   <property name="text">
    <string>2x2 viewers</string>
   </property>
  </action>
  <action name="ViewLayoutCompareGrid_3x3_viewersAction">
   <property name="icon">
    <iconset resource="../../../../Libs/MRML/Widgets/Resources/qMRMLWidgets.qrc">
     <normaloff>:/Icons/LayoutCompareViewGrid.png</normaloff>:/Icons/LayoutCompareViewGrid.png</iconset>
   </property>
   <property name="text">
    <string>3x3 viewers</string>
   </property>
  </action>
  <action name="ViewLayoutCompareGrid_4x4_viewersAction">
   <property name="icon">
    <iconset resource="../../../../Libs/MRML/Widgets/Resources/qMRMLWidgets.qrc">
     <normaloff>:/Icons/LayoutCompareViewGrid.png</normaloff>:/Icons/LayoutCompareViewGrid.png</iconset>
   </property>
   <property name="text">
    <string>4x4 viewers</string>
   </property>
  </action>
  <action name="EditRecordMacroAction">
   <property name="text">
    <string>Record Macro</string>
   </property>
   <property name="visible">
    <bool>false</bool>
   </property>
  </action>
  <action name="EditPlayMacroAction">
   <property name="text">
    <string>Play Macro</string>
   </property>
   <property name="visible">
    <bool>false</bool>
   </property>
  </action>
  <action name="ViewLayoutThreeOverThreeQuantitativeAction">
   <property name="icon">
    <iconset resource="../../../../Libs/MRML/Widgets/Resources/qMRMLWidgets.qrc">
     <normaloff>:/Icons/LayoutThreeOverThreeQuantitativeView.png</normaloff>:/Icons/LayoutThreeOverThreeQuantitativeView.png</iconset>
   </property>
   <property name="text">
    <string>Standard</string>
   </property>
   <property name="toolTip">
    <string>Three Over Three Quantitative uses jqPlot</string>
   </property>
  </action>
  <action name="ViewLayoutSideBySideAction">
   <property name="icon">
    <iconset resource="../../../../Libs/MRML/Widgets/Resources/qMRMLWidgets.qrc">
     <normaloff>:/Icons/LayoutSideBySideView.png</normaloff>:/Icons/LayoutSideBySideView.png</iconset>
   </property>
   <property name="text">
    <string>Side by side</string>
   </property>
  </action>
  <action name="ViewLayoutFourByThreeSliceAction">
   <property name="icon">
    <iconset resource="../../../../Libs/MRML/Widgets/Resources/qMRMLWidgets.qrc">
     <normaloff>:/Icons/LayoutFourByThreeSliceView.png</normaloff>:/Icons/LayoutFourByThreeSliceView.png</iconset>
   </property>
   <property name="text">
    <string>Four by three slice</string>
   </property>
   <property name="toolTip">
    <string>Four by three slice</string>
   </property>
  </action>
  <action name="ViewLayoutFourByTwoSliceAction">
   <property name="icon">
    <iconset resource="../../../../Libs/MRML/Widgets/Resources/qMRMLWidgets.qrc">
     <normaloff>:/Icons/LayoutFourByTwoSliceView.png</normaloff>:/Icons/LayoutFourByTwoSliceView.png</iconset>
   </property>
   <property name="text">
    <string>Four by two slice</string>
   </property>
   <property name="toolTip">
    <string>Four by two slice</string>
   </property>
  </action>
  <action name="ViewLayoutFiveByTwoSliceAction">
   <property name="icon">
    <iconset resource="../../../../Libs/MRML/Widgets/Resources/qMRMLWidgets.qrc">
     <normaloff>:/Icons/LayoutFiveByTwoSliceView.png</normaloff>:/Icons/LayoutFiveByTwoSliceView.png</iconset>
   </property>
   <property name="text">
    <string>Five by two slice</string>
   </property>
   <property name="toolTip">
    <string>Five by two slice</string>
   </property>
  </action>
  <action name="ViewLayoutThreeByThreeSliceAction">
   <property name="icon">
    <iconset resource="../../../../Libs/MRML/Widgets/Resources/qMRMLWidgets.qrc">
     <normaloff>:/Icons/LayoutThreeByThreeSliceView.png</normaloff>:/Icons/LayoutThreeByThreeSliceView.png</iconset>
   </property>
   <property name="text">
    <string>Three by three slice</string>
   </property>
   <property name="toolTip">
    <string>Three by three slice</string>
   </property>
  </action>
  <action name="ViewLayoutOneUpPlotAction">
   <property name="icon">
    <iconset resource="../../../../Libs/MRML/Widgets/Resources/qMRMLWidgets.qrc">
     <normaloff>:/Icons/LayoutOneUpQuantitativeView.png</normaloff>:/Icons/LayoutOneUpQuantitativeView.png</iconset>
   </property>
   <property name="text">
    <string>Interactive</string>
   </property>
   <property name="toolTip">
    <string>One-Up Quantitative uses VTK plot</string>
   </property>
   <property name="iconVisibleInMenu">
    <bool>true</bool>
   </property>
  </action>
  <action name="ViewLayoutFourUpPlotAction">
   <property name="icon">
    <iconset resource="../../../../Libs/MRML/Widgets/Resources/qMRMLWidgets.qrc">
     <normaloff>:/Icons/LayoutFourUpQuantitativeView.png</normaloff>:/Icons/LayoutFourUpQuantitativeView.png</iconset>
   </property>
   <property name="text">
    <string>Interactive</string>
   </property>
   <property name="toolTip">
    <string>Four-Up Quantitative uses VTKPlot</string>
   </property>
   <property name="iconVisibleInMenu">
    <bool>true</bool>
   </property>
  </action>
  <action name="ViewLayoutConventionalPlotAction">
   <property name="icon">
    <iconset resource="../../../../Libs/MRML/Widgets/Resources/qMRMLWidgets.qrc">
     <normaloff>:/Icons/LayoutConvetionalQuantitativeView.png</normaloff>:/Icons/LayoutConvetionalQuantitativeView.png</iconset>
   </property>
   <property name="text">
    <string>Interactive</string>
   </property>
   <property name="toolTip">
    <string>Conventional Quantitative uses VTKPlot</string>
   </property>
   <property name="iconVisibleInMenu">
    <bool>true</bool>
   </property>
  </action>
  <action name="ViewLayoutThreeOverThreePlotAction">
   <property name="icon">
    <iconset resource="../../../../Libs/MRML/Widgets/Resources/qMRMLWidgets.qrc">
     <normaloff>:/Icons/LayoutThreeOverThreeQuantitativeView.png</normaloff>:/Icons/LayoutThreeOverThreeQuantitativeView.png</iconset>
   </property>
   <property name="text">
    <string>Interactive</string>
   </property>
   <property name="toolTip">
    <string>Three Over Three Quantitative uses VTKPlot</string>
   </property>
  </action>
  <action name="ViewLayoutFourUpTableAction">
   <property name="icon">
    <iconset resource="../../../../Libs/MRML/Widgets/Resources/qMRMLWidgets.qrc">
     <normaloff>:/Icons/LayoutFourUpTableView.png</normaloff>:/Icons/LayoutFourUpTableView.png</iconset>
   </property>
   <property name="text">
    <string>Four-Up Table</string>
   </property>
  </action>
  <action name="ViewLayoutFourUpPlotTableAction">
   <property name="icon">
    <iconset resource="../../../../Libs/MRML/Widgets/Resources/qMRMLWidgets.qrc">
     <normaloff>:/Icons/LayoutFourUpQuantitativeTableView.png</normaloff>:/Icons/LayoutFourUpQuantitativeTableView.png</iconset>
   </property>
   <property name="text">
    <string>Table</string>
   </property>
   <property name="toolTip">
    <string>vtkPlot and Table</string>
   </property>
  </action>
  <action name="WindowToolbarsResetToDefaultAction">
   <property name="text">
    <string>重置为默认值</string>
   </property>
  </action>
 </widget>
 <customwidgets>
  <customwidget>
   <class>qSlicerWidget</class>
   <extends>QWidget</extends>
   <header>qSlicerWidget.h</header>
   <container>1</container>
  </customwidget>
  <customwidget>
   <class>qSlicerModulePanel</class>
   <extends>qSlicerWidget</extends>
   <header>qSlicerModulePanel.h</header>
   <container>1</container>
  </customwidget>
  <customwidget>
   <class>qSlicerMouseModeToolBar</class>
   <extends>QToolBar</extends>
   <header>qSlicerMouseModeToolBar.h</header>
  </customwidget>
  <customwidget>
   <class>ctkCollapsibleButton</class>
   <extends>QWidget</extends>
   <header>ctkCollapsibleButton.h</header>
   <container>1</container>
  </customwidget>
  <customwidget>
   <class>qSlicerViewersToolBar</class>
   <extends>QToolBar</extends>
   <header>qSlicerViewersToolBar.h</header>
  </customwidget>
  <customwidget>
   <class>qMRMLCaptureToolBar</class>
   <extends>QToolBar</extends>
   <header>qMRMLCaptureToolBar.h</header>
  </customwidget>
 </customwidgets>
 <resources>
  <include location="../../../QTGUI/Resources/qSlicerBaseQTGUI.qrc"/>
  <include location="../../../../Libs/MRML/Widgets/Resources/qMRMLWidgets.qrc"/>
 </resources>
 <connections/>
</ui>
